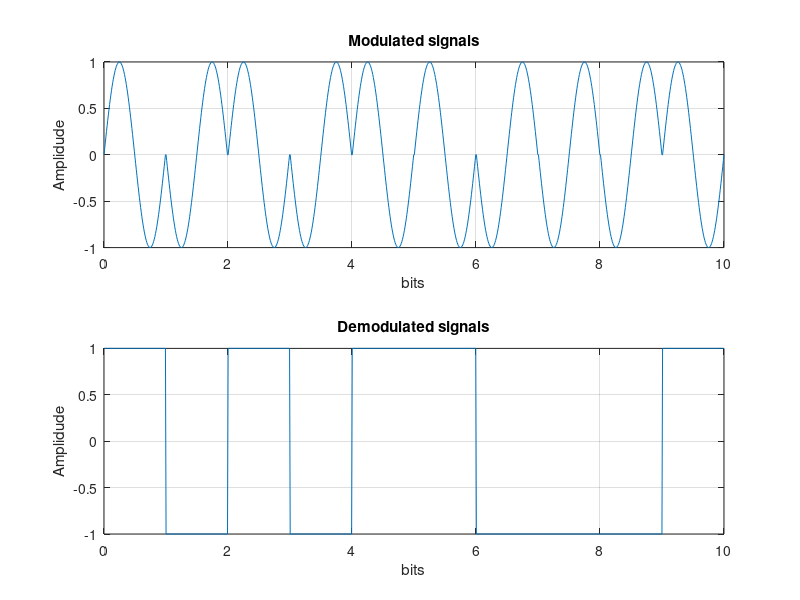

This figure's MATLAB source:
freq = 1;
rate = 100;
bits = [ 1 -1 1 -1 1 1 -1 -1 -1 1 ];
t = [0:2*pi/(rate-1):2*pi];
bits_t = [0:1/(rate - 1/length(bits)):length(bits)]
bpsk = [];
carrier = sin(freq*t);

% 변조
for n = 1:length(bits)
    bpsk = [bpsk bits(n)*carrier];
end


dbpsk = [];
carrier = sin(freq*t);

% 복조
for n = 1 : length(bits)
    demod = bpsk((n-1)*100+1:n*100) .* carrier;
    tt = sum(demod / (99/2));
    if round(tt) == 1
        dbpsk = [dbpsk 1];
    else
        dbpsk = [dbpsk -1];
    end
end

% dbpsk inflation
inflated_dbpsk = [];
for i = 1: length(dbpsk)
    inflated_dbpsk = [inflated_dbpsk dbpsk(i)*ones(1,rate)];
end

subplot(2, 1, 1);
plot(bits_t, bpsk);
title('Modulated signals');
xlabel('bits');
ylabel('Amplidude');
grid on;

subplot(2, 1, 2);
plot(bits_t, inflated_dbpsk);
title('Demodulated signals');
xlabel('bits');
ylabel('Amplidude');
grid on;